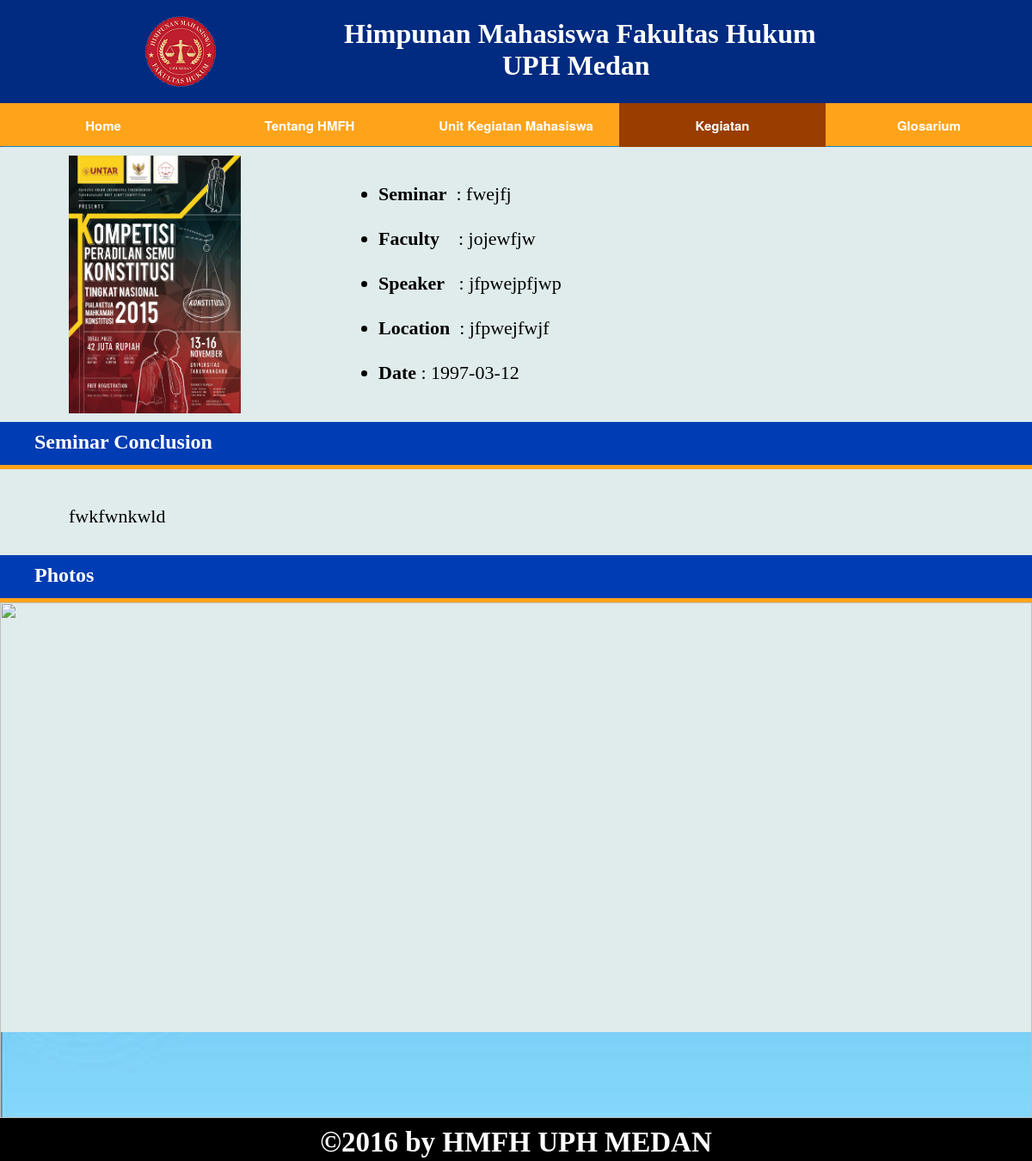
The page /seminar.php on the database its author committed.
### tables this page shows
CREATE TABLE `kegiatan` (
  `id` int(10) unsigned NOT NULL AUTO_INCREMENT,
  `title` varchar(500) NOT NULL,
  `faculty` varchar(100) NOT NULL,
  `speaker` varchar(500) NOT NULL,
  `location` varchar(200) NOT NULL,
  `date` date NOT NULL,
  `conclusion` varchar(2000) NOT NULL,
  `poster` varchar(2048) DEFAULT NULL,
  PRIMARY KEY (`id`)
);

### seminar.php (the view, shortened to what this page needs)
<!DOCTYPE html>
<html>
<head>
<link rel="stylesheet" type="text/css" href="css/font-awesome.css">
</head>
<body>
<div class="wrapper">
	<div class="row">
		<div class="body">
			<div class="row">
				<div class="row">
					<div class="header">
						<div class="logo">
						<img src="img/logo.png">
						</div>
						<div class="name">
							<h1>Himpunan Mahasiswa Fakultas Hukum<br>&nbsp&nbsp&nbsp&nbsp&nbsp&nbsp&nbsp
								&nbsp&nbsp&nbsp&nbsp&nbsp&nbsp&nbsp&nbsp&nbsp&nbsp&nbsp&nbsp&nbsp&nbsp&nbspUPH Medan</h1>
						</div>
					</div>
				</div>
				<div class="row">
					<div class="menu">
						<ul>
						  <li><a href="hmj.php">Home</a></li>
						  <li><a href="tentang.php">Tentang HMFH</a></li>
						  <li><a href="UKM.php">Unit Kegiatan Mahasiswa</a></li>
						  <li class="current-menu-item"><a href="Kegiatan.php">Kegiatan</a></li>
						  <li><a href="glosarium.php">Glosarium</a>
						  </li>
						</ul>
			</div>
				</div>
				</div>
				<div class="row">
					<div class="body2">
					<?php
					$conn = konek_db();
					$query = $conn->prepare("select * from `website`.`kegiatan`");
					$result= $query->execute();
					$rows = $query->get_result();
					$data = $rows->fetch_object();
					if($data->poster == null)
						$image = "img/none.png";
						else
						$image = "img/" . $data->poster;
					?>
						<div class="row">
							<div class="img">
								<img src="<?php echo $image;?>">
							</div>
							<div class="info">
								<ul>
								<li><b>Seminar</b>  &nbsp: <?php echo $data->title;?></li><br>
								<li><b>Faculty</b> &nbsp&nbsp&nbsp: <?php echo $data->faculty;?></li><br>
								<li><b>Speaker</b>	&nbsp&nbsp: <?php echo $data->speaker;?></li><br>
								<li><b>Location</b> &nbsp: <?php echo $data->location;?></li><br>
								<li><b>Date</b> 	: <?php echo $data->date;?></li>
								</ul>
							</div>
						</div>
						<div class="row">
							<div class="des-header">
								<h2>Seminar Conclusion</h2>
							</div>
							<div class="description">
								<p><?php echo $data->conclusion;?></p>
							</div>
							<div class="des-header">
								<h2>Photos</h2>
							</div>
							<div class="photo">
						<div class="slider">
							<?php
							$data2 = $rows->fetch_array();
							if($data2->image == null)
								$image = "img/none.png";
								else
								$image = "img/" . $data2->image;
							echo "<img class=\"mySlides\" src=\"$image\" width=\"1200\" height=\"600\" >";
							?>
						</div>
						<div class="row">
								<div class="footer">
								<h2>&copy2016 by HMFH UPH MEDAN</h2>
								</div>
						</div>
					</div>
				</div>
			</div>
		</div>
	</div>
</div>
</body>
</html>

### seminar.php (style rules this page uses)
body { margin: 0px; padding: 0px; background: url("img/index.jpg") no-repeat; background-size: cover; background-attachment: fixed; }
.wrapper { width: 100%; max-height: 6000px; }
.wrapper:before, .wrapper:after, .row:before, .row:after { content: ""; display: table; }
.row:after { clear: both; }
.row { clear: both; }
.body { width: 1200px; max-height: 5600px; margin: auto; }
.header { width: 1200px; height: 120px; background-color: #002b80; }
.logo { width: 300px; height: 120px; float: left; }
.logo img { margin-left: 150px; }
.name { width: 800px; height: 120px; color:white; float: right; }
.name h1 { text-align: left; }
.menu { width: 1200px; height: 50px; background-color:#ffa31a; }
.body2 { background-color: #e0ebeb; width: 1200px; max-height: 5000px; margin:auto; margin-top: -1px; }
.img { width: 400px; height: 300px; float: left; }
.img img { width: 200px; height: 300px; padding-top: 10px; padding-left: 80px; }
.info { width: 700px; height: 200px; padding-top:20px; float: left; }
.info ul { font-size: 22px; }
.des-header { width: 1200px; height: 50px; background-color: #003cb3; border-bottom: 5px solid #ffa31a; }
.des-header h2 { padding-top:10px; padding-left: 40px; color: white; }
.description { width: 1200px; max-height: 500px; font-size: 22px; }
.description p { padding: 20px 40px 10px 30px; text-indent:50px; }
.photo { width: 1200px; max-height: 500px; font-size: 22px; }
.footer { width: 1200px; height: 50px; background-color:black; color:white; margin:auto; text-align: center; margin-top: -28px; }
.footer h2 { padding-top:10px; }
.mySlides { float: left; }
.slider { width:755px; height:383x; float:left; margin-right:15px }
.menu ul { list-style:none; position:relative; float:left; margin:0; padding:0; z-index : 999; }
.menu ul li { width: 240px; text-decoration: none; display: inline-block; list-style:none; text-align: center; }
.menu ul li a { color:white; text-decoration: none; padding-top: 10px; padding-bottom: 9px; font-size: 15px; }
.menu ul a { display:block; color:#333; text-decoration:none; font-weight:700; font-size:12px; line-height:32px; font-family:"HelveticaNeue","Helvetica Neue",Helvetica,Arial,sans-serif; }
.menu ul li { position:relative; float:left; z-index : 999; margin:0; padding:0; left: 0px; bottom:0px; }
.menu ul li.current-menu-item { background:#993d00; }

### rows shown on the page
kegiatan: poster (picture), title "fwejfj", faculty "jojewfjw", speaker "jfpwejpfjwp", location "jfpwejfwjf", date "1997-03-12", conclusion "fwkfwnkwld"
